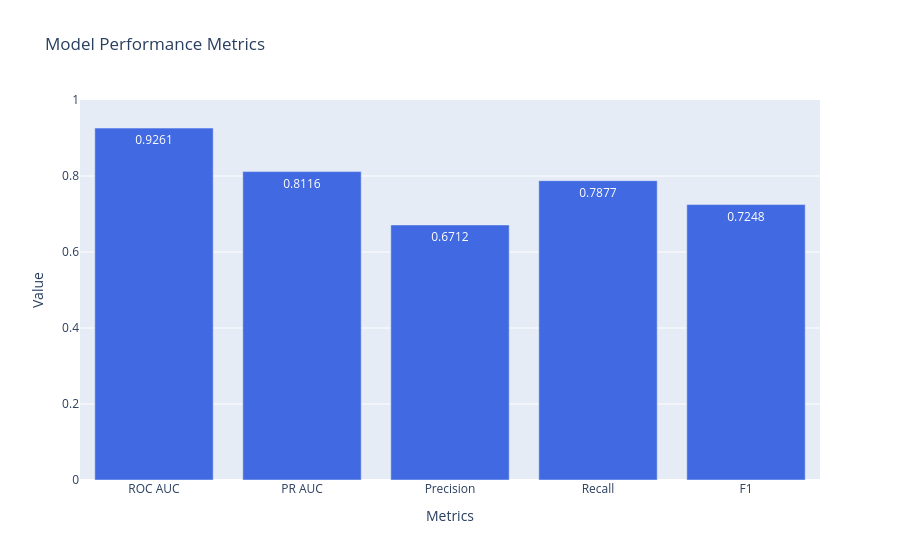

Write notebook code for a chart like this one.
### Code cell
dt_visualizer.plot_metrics_comparison()

### Figure 1 — Plotly figure (JSON) as saved in the notebook; plotly's stock layout.template omitted (floating-point values rounded to 4 significant figures)
{"data": [{"marker": {"color": "royalblue"}, "text": ["0.9261", "0.8116", "0.6712", "0.7877", "0.7248"], "textfont": {"size": 12}, "textposition": "auto", "x": ["ROC AUC", "PR AUC", "Precision", "Recall", "F1"], "y": [0.9261, 0.8116, 0.6712, 0.7877, 0.7248], "type": "bar"}], "layout": {"yaxis": {"title": {"text": "Value"}, "range": [0, 1]}, "title": {"text": "Model Performance Metrics"}, "xaxis": {"title": {"text": "Metrics"}}, "showlegend": false}}
